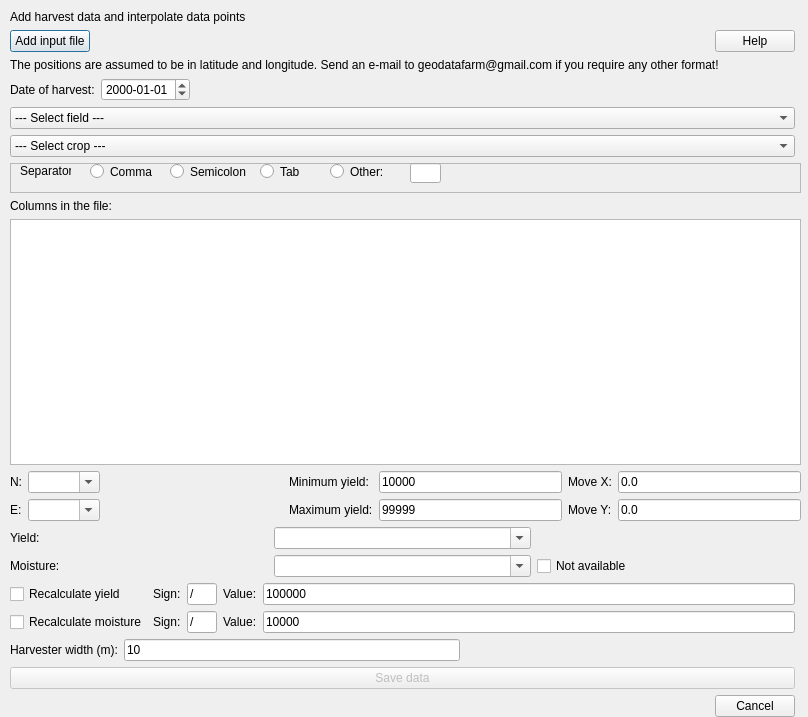
<?xml version="1.0" encoding="UTF-8"?>
<ui version="4.0">
 <class>ImportAndInterpolateHarvest</class>
 <widget class="QDialog" name="ImportAndInterpolateHarvest">
  <property name="geometry">
   <rect>
    <x>0</x>
    <y>0</y>
    <width>808</width>
    <height>717</height>
   </rect>
  </property>
  <property name="windowTitle">
   <string>Interpolate harvest yield over the field</string>
  </property>
  <widget class="QWidget" name="gridLayoutWidget">
   <property name="geometry">
    <rect>
     <x>10</x>
     <y>10</y>
     <width>791</width>
     <height>707</height>
    </rect>
   </property>
   <layout class="QGridLayout" name="gridLayout">
    <item row="1" column="0">
     <layout class="QGridLayout" name="gridLayout_6">
      <item row="0" column="1">
       <spacer name="horizontalSpacer_3">
        <property name="orientation">
         <enum>Qt::Horizontal</enum>
        </property>
        <property name="sizeHint" stdset="0">
         <size>
          <width>40</width>
          <height>20</height>
         </size>
        </property>
       </spacer>
      </item>
      <item row="0" column="0">
       <widget class="QPushButton" name="PBAddInputFile">
        <property name="text">
         <string>Add input file</string>
        </property>
       </widget>
      </item>
      <item row="0" column="2">
       <widget class="QPushButton" name="PBHelp">
        <property name="text">
         <string>Help</string>
        </property>
       </widget>
      </item>
     </layout>
    </item>
    <item row="13" column="0">
     <layout class="QGridLayout" name="gridLayout_4">
      <item row="2" column="3">
       <widget class="QLabel" name="label_5">
        <property name="text">
         <string>Value:</string>
        </property>
       </widget>
      </item>
      <item row="2" column="1">
       <widget class="QLabel" name="label_6">
        <property name="text">
         <string>Sign:</string>
        </property>
       </widget>
      </item>
      <item row="2" column="4">
       <widget class="QLineEdit" name="LEMoistureValue">
        <property name="text">
         <string>10000</string>
        </property>
       </widget>
      </item>
      <item row="2" column="0">
       <widget class="QCheckBox" name="CBRecalcMoisture">
        <property name="text">
         <string>Recalculate moisture</string>
        </property>
       </widget>
      </item>
      <item row="0" column="2">
       <widget class="QLineEdit" name="LEYieldSign">
        <property name="minimumSize">
         <size>
          <width>20</width>
          <height>0</height>
         </size>
        </property>
        <property name="maximumSize">
         <size>
          <width>30</width>
          <height>16777215</height>
         </size>
        </property>
        <property name="text">
         <string>/</string>
        </property>
       </widget>
      </item>
      <item row="0" column="0">
       <widget class="QCheckBox" name="CBRecalcYield">
        <property name="text">
         <string>Recalculate yield</string>
        </property>
       </widget>
      </item>
      <item row="0" column="4">
       <widget class="QLineEdit" name="LEYieldValue">
        <property name="text">
         <string>100000</string>
        </property>
       </widget>
      </item>
      <item row="0" column="3">
       <widget class="QLabel" name="label_4">
        <property name="text">
         <string>Value:</string>
        </property>
       </widget>
      </item>
      <item row="0" column="1">
       <widget class="QLabel" name="label_3">
        <property name="text">
         <string>Sign:</string>
        </property>
       </widget>
      </item>
      <item row="2" column="2">
       <widget class="QLineEdit" name="LEMoistureSign">
        <property name="minimumSize">
         <size>
          <width>20</width>
          <height>0</height>
         </size>
        </property>
        <property name="maximumSize">
         <size>
          <width>30</width>
          <height>16777215</height>
         </size>
        </property>
        <property name="text">
         <string>/</string>
        </property>
       </widget>
      </item>
     </layout>
    </item>
    <item row="16" column="0">
     <widget class="QDialogButtonBox" name="button_box">
      <property name="orientation">
       <enum>Qt::Horizontal</enum>
      </property>
      <property name="standardButtons">
       <set>QDialogButtonBox::Cancel</set>
      </property>
      <property name="centerButtons">
       <bool>false</bool>
      </property>
     </widget>
    </item>
    <item row="10" column="0" colspan="2">
     <layout class="QGridLayout" name="gridLayout_2">
      <item row="0" column="6">
       <widget class="QLineEdit" name="LEMinimumYield">
        <property name="enabled">
         <bool>true</bool>
        </property>
        <property name="text">
         <string>10000</string>
        </property>
       </widget>
      </item>
      <item row="1" column="7">
       <widget class="QLabel" name="LMoveY">
        <property name="enabled">
         <bool>true</bool>
        </property>
        <property name="text">
         <string>Move Y:</string>
        </property>
       </widget>
      </item>
      <item row="1" column="5">
       <widget class="QLabel" name="LMaxYield">
        <property name="enabled">
         <bool>true</bool>
        </property>
        <property name="text">
         <string>Maximum yield:</string>
        </property>
       </widget>
      </item>
      <item row="0" column="8">
       <widget class="QLineEdit" name="LEMoveX">
        <property name="enabled">
         <bool>true</bool>
        </property>
        <property name="text">
         <string>0.0</string>
        </property>
       </widget>
      </item>
      <item row="1" column="8">
       <widget class="QLineEdit" name="LEMoveY">
        <property name="enabled">
         <bool>true</bool>
        </property>
        <property name="text">
         <string>0.0</string>
        </property>
       </widget>
      </item>
      <item row="1" column="6">
       <widget class="QLineEdit" name="LEMaximumYield">
        <property name="enabled">
         <bool>true</bool>
        </property>
        <property name="text">
         <string>99999</string>
        </property>
       </widget>
      </item>
      <item row="1" column="3">
       <widget class="QComboBox" name="ComBEast">
        <property name="locale">
         <locale language="English" country="UnitedKingdom"/>
        </property>
        <property name="editable">
         <bool>true</bool>
        </property>
       </widget>
      </item>
      <item row="1" column="2">
       <widget class="QLabel" name="label_13">
        <property name="locale">
         <locale language="English" country="UnitedKingdom"/>
        </property>
        <property name="text">
         <string>E:</string>
        </property>
       </widget>
      </item>
      <item row="1" column="4">
       <spacer name="horizontalSpacer">
        <property name="orientation">
         <enum>Qt::Horizontal</enum>
        </property>
        <property name="sizeHint" stdset="0">
         <size>
          <width>40</width>
          <height>20</height>
         </size>
        </property>
       </spacer>
      </item>
      <item row="0" column="7">
       <widget class="QLabel" name="LMoveX">
        <property name="enabled">
         <bool>true</bool>
        </property>
        <property name="text">
         <string>Move X:</string>
        </property>
       </widget>
      </item>
      <item row="0" column="5">
       <widget class="QLabel" name="LMinYield">
        <property name="enabled">
         <bool>true</bool>
        </property>
        <property name="text">
         <string>Minimum yield:</string>
        </property>
       </widget>
      </item>
      <item row="0" column="3">
       <widget class="QComboBox" name="ComBNorth">
        <property name="locale">
         <locale language="English" country="UnitedKingdom"/>
        </property>
        <property name="editable">
         <bool>true</bool>
        </property>
       </widget>
      </item>
      <item row="0" column="2">
       <widget class="QLabel" name="label_12">
        <property name="locale">
         <locale language="English" country="UnitedKingdom"/>
        </property>
        <property name="text">
         <string>N:</string>
        </property>
       </widget>
      </item>
     </layout>
    </item>
    <item row="8" column="0">
     <widget class="QLabel" name="label">
      <property name="locale">
       <locale language="English" country="UnitedKingdom"/>
      </property>
      <property name="text">
       <string>Columns in the file:</string>
      </property>
     </widget>
    </item>
    <item row="15" column="0">
     <widget class="QPushButton" name="PBSave">
      <property name="enabled">
       <bool>false</bool>
      </property>
      <property name="text">
       <string>Save data</string>
      </property>
     </widget>
    </item>
    <item row="9" column="0" colspan="2">
     <widget class="QTableWidget" name="TWColumnNames">
      <property name="minimumSize">
       <size>
        <width>0</width>
        <height>200</height>
       </size>
      </property>
      <property name="maximumSize">
       <size>
        <width>16777215</width>
        <height>300</height>
       </size>
      </property>
      <property name="locale">
       <locale language="English" country="UnitedKingdom"/>
      </property>
      <property name="editTriggers">
       <set>QAbstractItemView::AnyKeyPressed</set>
      </property>
     </widget>
    </item>
    <item row="6" column="0">
     <widget class="QComboBox" name="CBCrop">
      <property name="locale">
       <locale language="English" country="UnitedKingdom"/>
      </property>
      <item>
       <property name="text">
        <string>--- Select crop ---</string>
       </property>
      </item>
     </widget>
    </item>
    <item row="0" column="0" colspan="2">
     <widget class="QLabel" name="label_9">
      <property name="text">
       <string>Add harvest data and interpolate data points</string>
      </property>
     </widget>
    </item>
    <item row="14" column="0">
     <layout class="QGridLayout" name="gridLayout_5">
      <item row="0" column="0">
       <widget class="QLabel" name="label_7">
        <property name="text">
         <string>Harvester width (m):</string>
        </property>
       </widget>
      </item>
      <item row="0" column="2">
       <spacer name="horizontalSpacer_2">
        <property name="orientation">
         <enum>Qt::Horizontal</enum>
        </property>
        <property name="sizeHint" stdset="0">
         <size>
          <width>40</width>
          <height>20</height>
         </size>
        </property>
       </spacer>
      </item>
      <item row="0" column="1">
       <widget class="QLineEdit" name="LEHarvesterWidth">
        <property name="text">
         <string>10</string>
        </property>
       </widget>
      </item>
     </layout>
    </item>
    <item row="7" column="0" colspan="2">
     <widget class="QFrame" name="frame">
      <property name="minimumSize">
       <size>
        <width>0</width>
        <height>30</height>
       </size>
      </property>
      <property name="locale">
       <locale language="English" country="UnitedKingdom"/>
      </property>
      <property name="frameShape">
       <enum>QFrame::StyledPanel</enum>
      </property>
      <property name="frameShadow">
       <enum>QFrame::Raised</enum>
      </property>
      <widget class="QRadioButton" name="RBComma">
       <property name="geometry">
        <rect>
         <x>80</x>
         <y>0</y>
         <width>81</width>
         <height>17</height>
        </rect>
       </property>
       <property name="locale">
        <locale language="English" country="UnitedKingdom"/>
       </property>
       <property name="text">
        <string>Comma</string>
       </property>
      </widget>
      <widget class="QRadioButton" name="RBSemi">
       <property name="geometry">
        <rect>
         <x>160</x>
         <y>0</y>
         <width>82</width>
         <height>17</height>
        </rect>
       </property>
       <property name="locale">
        <locale language="English" country="UnitedKingdom"/>
       </property>
       <property name="text">
        <string>Semicolon</string>
       </property>
      </widget>
      <widget class="QRadioButton" name="RBTab">
       <property name="geometry">
        <rect>
         <x>250</x>
         <y>0</y>
         <width>41</width>
         <height>17</height>
        </rect>
       </property>
       <property name="locale">
        <locale language="English" country="UnitedKingdom"/>
       </property>
       <property name="text">
        <string>Tab</string>
       </property>
      </widget>
      <widget class="QLabel" name="label_2">
       <property name="geometry">
        <rect>
         <x>10</x>
         <y>0</y>
         <width>51</width>
         <height>16</height>
        </rect>
       </property>
       <property name="locale">
        <locale language="English" country="UnitedKingdom"/>
       </property>
       <property name="text">
        <string>Separator</string>
       </property>
      </widget>
      <widget class="QRadioButton" name="RBOwnSep">
       <property name="geometry">
        <rect>
         <x>320</x>
         <y>0</y>
         <width>81</width>
         <height>17</height>
        </rect>
       </property>
       <property name="locale">
        <locale language="English" country="UnitedKingdom"/>
       </property>
       <property name="text">
        <string>Other:</string>
       </property>
      </widget>
      <widget class="QLineEdit" name="LEOwnSep">
       <property name="geometry">
        <rect>
         <x>400</x>
         <y>0</y>
         <width>31</width>
         <height>20</height>
        </rect>
       </property>
       <property name="locale">
        <locale language="English" country="UnitedKingdom"/>
       </property>
      </widget>
     </widget>
    </item>
    <item row="2" column="0">
     <widget class="QLabel" name="label_11">
      <property name="text">
       <string>The positions are assumed to be in latitude and longitude. Send an e-mail to geodatafarm@gmail.com if you require any other format!</string>
      </property>
      <property name="wordWrap">
       <bool>true</bool>
      </property>
     </widget>
    </item>
    <item row="12" column="0">
     <layout class="QGridLayout" name="gridLayout_3">
      <item row="0" column="0">
       <widget class="QLabel" name="label_15">
        <property name="locale">
         <locale language="English" country="UnitedKingdom"/>
        </property>
        <property name="text">
         <string>Yield:</string>
        </property>
       </widget>
      </item>
      <item row="1" column="2">
       <widget class="QCheckBox" name="CBMoistureNA">
        <property name="text">
         <string>Not available</string>
        </property>
       </widget>
      </item>
      <item row="1" column="1">
       <widget class="QComboBox" name="ComBMoisture">
        <property name="locale">
         <locale language="English" country="UnitedKingdom"/>
        </property>
        <property name="editable">
         <bool>true</bool>
        </property>
       </widget>
      </item>
      <item row="1" column="0">
       <widget class="QLabel" name="label_16">
        <property name="locale">
         <locale language="English" country="UnitedKingdom"/>
        </property>
        <property name="text">
         <string>Moisture:</string>
        </property>
       </widget>
      </item>
      <item row="0" column="1">
       <widget class="QComboBox" name="ComBYield">
        <property name="locale">
         <locale language="English" country="UnitedKingdom"/>
        </property>
        <property name="editable">
         <bool>true</bool>
        </property>
       </widget>
      </item>
     </layout>
    </item>
    <item row="4" column="0">
     <widget class="QComboBox" name="CBField">
      <property name="locale">
       <locale language="English" country="UnitedKingdom"/>
      </property>
      <item>
       <property name="text">
        <string>--- Select field ---</string>
       </property>
      </item>
     </widget>
    </item>
    <item row="3" column="0">
     <layout class="QGridLayout" name="gridLayout_7">
      <item row="0" column="0">
       <widget class="QLabel" name="label_8">
        <property name="text">
         <string>Date of harvest:</string>
        </property>
       </widget>
      </item>
      <item row="0" column="1">
       <widget class="QDateEdit" name="DE">
        <property name="displayFormat">
         <string notr="true">yyyy-MM-dd</string>
        </property>
       </widget>
      </item>
      <item row="0" column="2">
       <spacer name="horizontalSpacer_4">
        <property name="orientation">
         <enum>Qt::Horizontal</enum>
        </property>
        <property name="sizeHint" stdset="0">
         <size>
          <width>40</width>
          <height>20</height>
         </size>
        </property>
       </spacer>
      </item>
     </layout>
    </item>
   </layout>
  </widget>
 </widget>
 <tabstops>
  <tabstop>PBAddInputFile</tabstop>
  <tabstop>DE</tabstop>
  <tabstop>CBField</tabstop>
  <tabstop>CBCrop</tabstop>
  <tabstop>RBComma</tabstop>
  <tabstop>RBSemi</tabstop>
  <tabstop>RBTab</tabstop>
  <tabstop>RBOwnSep</tabstop>
  <tabstop>LEOwnSep</tabstop>
  <tabstop>TWColumnNames</tabstop>
  <tabstop>ComBNorth</tabstop>
  <tabstop>ComBEast</tabstop>
  <tabstop>LEMinimumYield</tabstop>
  <tabstop>LEMaximumYield</tabstop>
  <tabstop>LEMoveX</tabstop>
  <tabstop>LEMoveY</tabstop>
  <tabstop>ComBYield</tabstop>
  <tabstop>ComBMoisture</tabstop>
  <tabstop>CBMoistureNA</tabstop>
  <tabstop>CBRecalcYield</tabstop>
  <tabstop>LEYieldSign</tabstop>
  <tabstop>LEYieldValue</tabstop>
  <tabstop>CBRecalcMoisture</tabstop>
  <tabstop>LEMoistureSign</tabstop>
  <tabstop>LEMoistureValue</tabstop>
  <tabstop>LEHarvesterWidth</tabstop>
  <tabstop>PBSave</tabstop>
  <tabstop>PBHelp</tabstop>
 </tabstops>
 <resources/>
 <connections>
  <connection>
   <sender>button_box</sender>
   <signal>accepted()</signal>
   <receiver>ImportAndInterpolateHarvest</receiver>
   <slot>accept()</slot>
   <hints>
    <hint type="sourcelabel">
     <x>20</x>
     <y>20</y>
    </hint>
    <hint type="destinationlabel">
     <x>20</x>
     <y>20</y>
    </hint>
   </hints>
  </connection>
  <connection>
   <sender>button_box</sender>
   <signal>rejected()</signal>
   <receiver>ImportAndInterpolateHarvest</receiver>
   <slot>reject()</slot>
   <hints>
    <hint type="sourcelabel">
     <x>20</x>
     <y>20</y>
    </hint>
    <hint type="destinationlabel">
     <x>20</x>
     <y>20</y>
    </hint>
   </hints>
  </connection>
 </connections>
</ui>
